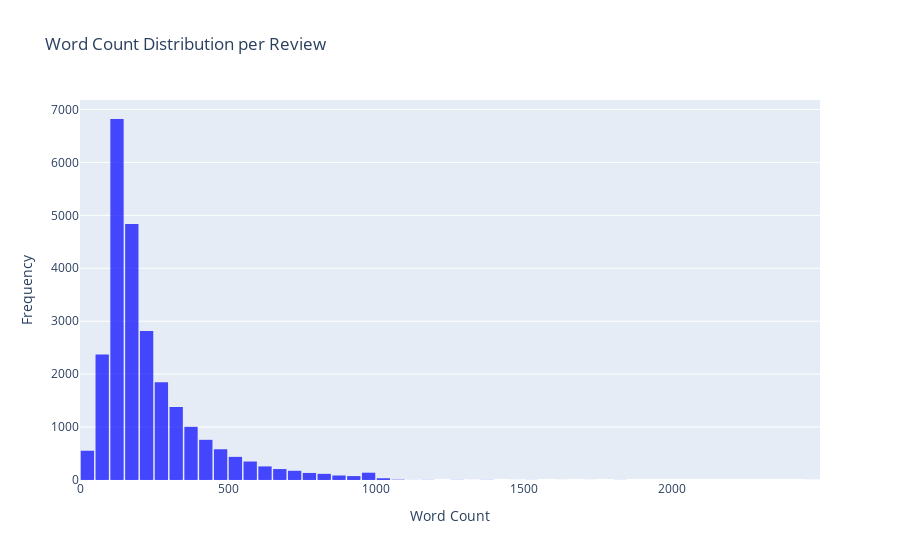

Source (notebook cell):
### Code cell
# Visualize Data Characteristics
# 1. Word Count Distribution per Review
train_data["word_count"] = train_data["review"].apply(lambda x: len(x.split()))

# Plotting with Plotly
fig = go.Figure()
fig.add_trace(
    go.Histogram(
        x=train_data["word_count"], nbinsx=50, marker_color="blue", opacity=0.7
    )
)

# Setting titles and labels
fig.update_layout(
    title="Word Count Distribution per Review",
    xaxis_title="Word Count",
    yaxis_title="Frequency",
    bargap=0.1,
)

fig.show()

### Figure 1 — Plotly figure (JSON) as saved in the notebook; plotly's stock layout.template omitted (floating-point values rounded to 4 significant figures; data arrays with more than 128 entries replaced by an {"elided": "..."} marker saying what was removed)
{"data": [{"marker": {"color": "blue"}, "nbinsx": 50, "opacity": 0.7, "type": "histogram", "x": {"elided": "25000 int values"}}], "layout": {"bargap": 0.1, "title": {"text": "Word Count Distribution per Review"}, "xaxis": {"title": {"text": "Word Count"}}, "yaxis": {"title": {"text": "Frequency"}}}}
